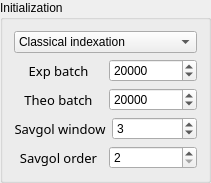
         <widget class="QGroupBox" name="groupBox">
          <property name="title">
           <string>Initialization</string>
          </property>
          <layout class="QVBoxLayout" name="verticalLayout_9">
           <item>
            <widget class="QComboBox" name="PresetBox">
             <property name="toolTip">
              <string>&lt;html&gt;&lt;head/&gt;&lt;body&gt;&lt;p&gt;&lt;span style=&quot; font-size:11pt;&quot;&gt;Choice of indexation method.&lt;/span&gt;&lt;/p&gt;&lt;/body&gt;&lt;/html&gt;</string>
             </property>
             <item>
              <property name="text">
               <string>Classical indexation</string>
              </property>
             </item>
             <item>
              <property name="text">
               <string>Derivative indexation</string>
              </property>
             </item>
             <item>
              <property name="text">
               <string>Savgol derivative indexation</string>
              </property>
             </item>
            </widget>
           </item>
           <item>
            <layout class="QHBoxLayout" name="horizontalLayout_2">
             <item>
              <widget class="QLabel" name="BatchProfiles_label">
               <property name="sizePolicy">
                <sizepolicy hsizetype="Preferred" vsizetype="Preferred">
                 <horstretch>0</horstretch>
                 <verstretch>0</verstretch>
                </sizepolicy>
               </property>
               <property name="minimumSize">
                <size>
                 <width>77</width>
                 <height>0</height>
                </size>
               </property>
               <property name="maximumSize">
                <size>
                 <width>117</width>
                 <height>16777215</height>
                </size>
               </property>
               <property name="font">
                <font>
                 <family>Noto Sans Cond</family>
                 <pointsize>10</pointsize>
                 <weight>50</weight>
                 <italic>false</italic>
                 <bold>false</bold>
                </font>
               </property>
               <property name="styleSheet">
                <string notr="true">font: 10pt &quot;Noto Sans Cond&quot;;</string>
               </property>
               <property name="text">
                <string>Exp batch</string>
               </property>
               <property name="alignment">
                <set>Qt::AlignCenter</set>
               </property>
              </widget>
             </item>
             <item>
              <widget class="QSpinBox" name="Profiles_SpinBox">
               <property name="sizePolicy">
                <sizepolicy hsizetype="Preferred" vsizetype="Fixed">
                 <horstretch>0</horstretch>
                 <verstretch>0</verstretch>
                </sizepolicy>
               </property>
               <property name="minimumSize">
                <size>
                 <width>79</width>
                 <height>0</height>
                </size>
               </property>
               <property name="toolTip">
                <string>&lt;html&gt;&lt;head/&gt;&lt;body&gt;&lt;p&gt;&lt;span style=&quot; font-size:11pt;&quot;&gt;Number of experimental profiles per batch. &lt;/span&gt;&lt;/p&gt;&lt;/body&gt;&lt;/html&gt;</string>
               </property>
               <property name="minimum">
                <number>5000</number>
               </property>
               <property name="maximum">
                <number>100000</number>
               </property>
               <property name="singleStep">
                <number>5000</number>
               </property>
               <property name="value">
                <number>20000</number>
               </property>
              </widget>
             </item>
            </layout>
           </item>
           <item>
            <layout class="QHBoxLayout" name="horizontalLayout">
             <item>
              <widget class="QLabel" name="BatchDatabase_label">
               <property name="sizePolicy">
                <sizepolicy hsizetype="Preferred" vsizetype="Preferred">
                 <horstretch>0</horstretch>
                 <verstretch>0</verstretch>
                </sizepolicy>
               </property>
               <property name="minimumSize">
                <size>
                 <width>77</width>
                 <height>0</height>
                </size>
               </property>
               <property name="maximumSize">
                <size>
                 <width>117</width>
                 <height>16777215</height>
                </size>
               </property>
               <property name="font">
                <font>
                 <family>Noto Sans Cond</family>
                 <pointsize>10</pointsize>
                 <weight>50</weight>
                 <italic>false</italic>
                 <bold>false</bold>
                </font>
               </property>
               <property name="styleSheet">
                <string notr="true">font: 10pt &quot;Noto Sans Cond&quot;;</string>
               </property>
               <property name="text">
                <string>Theo batch</string>
               </property>
               <property name="alignment">
                <set>Qt::AlignCenter</set>
               </property>
              </widget>
             </item>
             <item>
              <widget class="QSpinBox" name="Database_SpinBox">
               <property name="sizePolicy">
                <sizepolicy hsizetype="Preferred" vsizetype="Fixed">
                 <horstretch>0</horstretch>
                 <verstretch>0</verstretch>
                </sizepolicy>
               </property>
               <property name="minimumSize">
                <size>
                 <width>79</width>
                 <height>0</height>
                </size>
               </property>
               <property name="toolTip">
                <string>&lt;html&gt;&lt;head/&gt;&lt;body&gt;&lt;p&gt;&lt;span style=&quot; font-size:11pt;&quot;&gt;Number of theoretical profiles per batch.&lt;/span&gt;&lt;/p&gt;&lt;/body&gt;&lt;/html&gt;</string>
               </property>
               <property name="minimum">
                <number>5000</number>
               </property>
               <property name="maximum">
                <number>100000</number>
               </property>
               <property name="singleStep">
                <number>5000</number>
               </property>
               <property name="value">
                <number>20000</number>
               </property>
              </widget>
             </item>
            </layout>
           </item>
           <item>
            <layout class="QHBoxLayout" name="horizontalLayout_6">
             <item>
              <widget class="QLabel" name="savgol_label1">
               <property name="sizePolicy">
                <sizepolicy hsizetype="Preferred" vsizetype="Preferred">
                 <horstretch>0</horstretch>
                 <verstretch>0</verstretch>
                </sizepolicy>
               </property>
               <property name="minimumSize">
                <size>
                 <width>77</width>
                 <height>0</height>
                </size>
               </property>
               <property name="maximumSize">
                <size>
                 <width>117</width>
                 <height>16777215</height>
                </size>
               </property>
               <property name="font">
                <font>
                 <family>Noto Sans Cond</family>
                 <pointsize>10</pointsize>
                 <weight>50</weight>
                 <italic>false</italic>
                 <bold>false</bold>
                </font>
               </property>
               <property name="styleSheet">
                <string notr="true">font: 10pt &quot;Noto Sans Cond&quot;;</string>
               </property>
               <property name="text">
                <string>Savgol window</string>
               </property>
               <property name="alignment">
                <set>Qt::AlignCenter</set>
               </property>
              </widget>
             </item>
             <item>
              <widget class="QSpinBox" name="window_SpinBox">
               <property name="sizePolicy">
                <sizepolicy hsizetype="Preferred" vsizetype="Fixed">
                 <horstretch>0</horstretch>
                 <verstretch>0</verstretch>
                </sizepolicy>
               </property>
               <property name="minimumSize">
                <size>
                 <width>79</width>
                 <height>0</height>
                </size>
               </property>
               <property name="toolTip">
                <string>&lt;html&gt;&lt;head/&gt;&lt;body&gt;&lt;p&gt;&lt;span style=&quot; font-size:11pt;&quot;&gt;Size of the window. Must be odd. &lt;/span&gt;&lt;/p&gt;&lt;/body&gt;&lt;/html&gt;</string>
               </property>
               <property name="minimum">
                <number>2</number>
               </property>
               <property name="maximum">
                <number>20</number>
               </property>
               <property name="singleStep">
                <number>1</number>
               </property>
               <property name="value">
                <number>3</number>
               </property>
              </widget>
             </item>
            </layout>
           </item>
           <item>
            <layout class="QHBoxLayout" name="horizontalLayout_7">
             <item>
              <widget class="QLabel" name="savgol_label2">
               <property name="sizePolicy">
                <sizepolicy hsizetype="Preferred" vsizetype="Preferred">
                 <horstretch>0</horstretch>
                 <verstretch>0</verstretch>
                </sizepolicy>
               </property>
               <property name="minimumSize">
                <size>
                 <width>77</width>
                 <height>0</height>
                </size>
               </property>
               <property name="maximumSize">
                <size>
                 <width>117</width>
                 <height>16777215</height>
                </size>
               </property>
               <property name="font">
                <font>
                 <family>Noto Sans Cond</family>
                 <pointsize>10</pointsize>
                 <weight>50</weight>
                 <italic>false</italic>
                 <bold>false</bold>
                </font>
               </property>
               <property name="styleSheet">
                <string notr="true">font: 10pt &quot;Noto Sans Cond&quot;;</string>
               </property>
               <property name="text">
                <string>Savgol order</string>
               </property>
               <property name="alignment">
                <set>Qt::AlignCenter</set>
               </property>
              </widget>
             </item>
             <item>
              <widget class="QSpinBox" name="poly_SpinBox">
               <property name="sizePolicy">
                <sizepolicy hsizetype="Preferred" vsizetype="Fixed">
                 <horstretch>0</horstretch>
                 <verstretch>0</verstretch>
                </sizepolicy>
               </property>
               <property name="minimumSize">
                <size>
                 <width>79</width>
                 <height>0</height>
                </size>
               </property>
               <property name="toolTip">
                <string>&lt;html&gt;&lt;head/&gt;&lt;body&gt;&lt;p&gt;&lt;span style=&quot; font-size:11pt;&quot;&gt;Order of the polynomial. Must be lower than the window length.&lt;/span&gt;&lt;/p&gt;&lt;/body&gt;&lt;/html&gt;</string>
               </property>
               <property name="minimum">
                <number>2</number>
               </property>
               <property name="maximum">
                <number>20</number>
               </property>
               <property name="singleStep">
                <number>1</number>
               </property>
               <property name="value">
                <number>2</number>
               </property>
              </widget>
             </item>
            </layout>
           </item>
          </layout>
         </widget>
